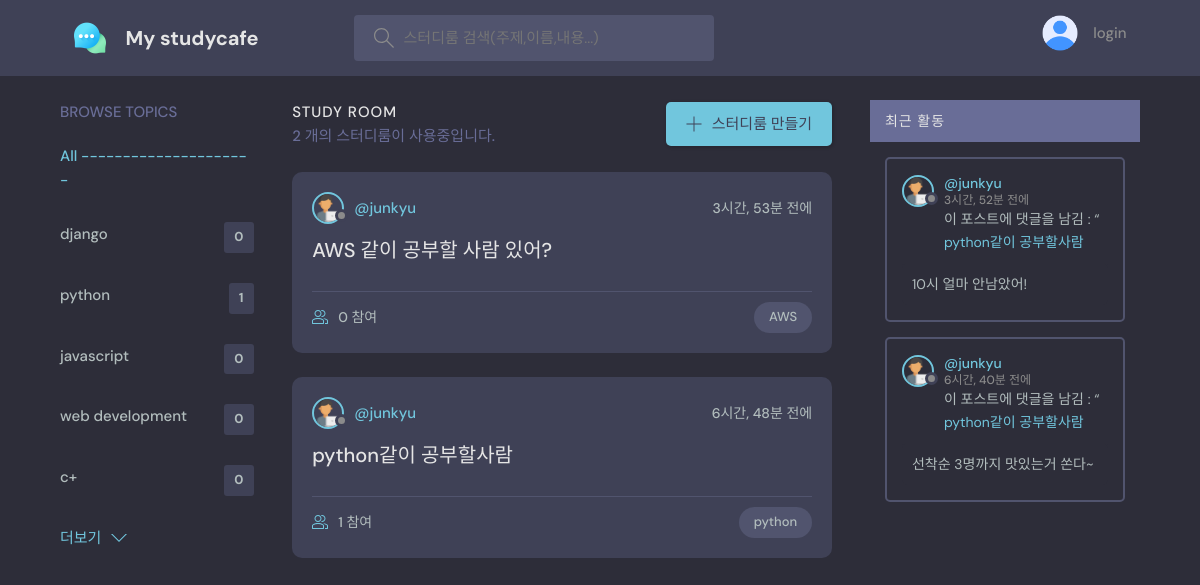
Before: / with the older database file.
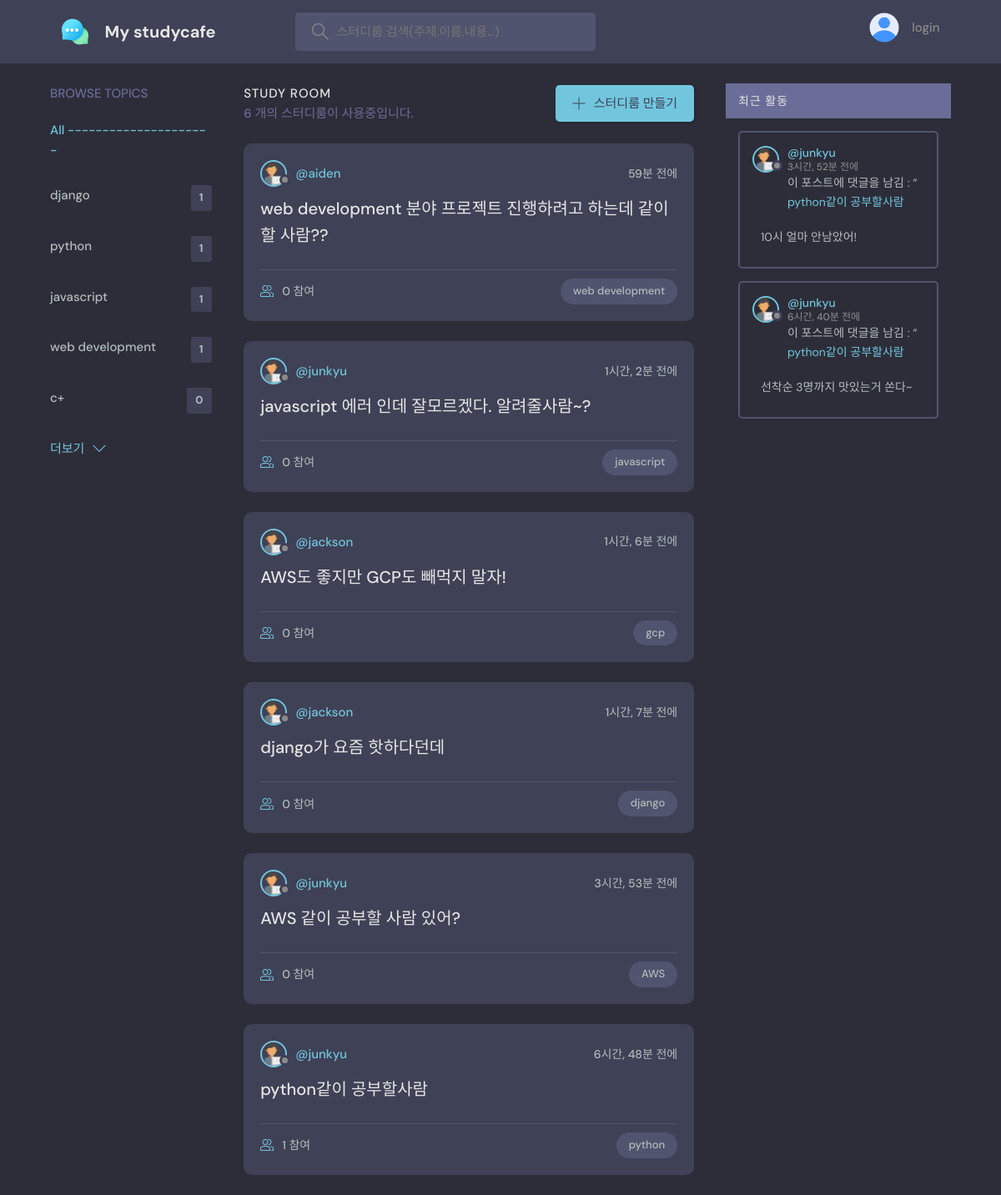
After: the same page with the newer database file.
### discord/models.py (models this page shows, shortened)
class Topic(models.Model):
    name = models.CharField(max_length=200)

class Room(models.Model):
    host = models.ForeignKey(User, on_delete=models.SET_NULL, null=True)
    topic = models.ForeignKey(Topic, on_delete=models.SET_NULL, null=True)
    name = models.CharField(max_length=200)
    description = models.TextField(null=True, blank=True)
    participants = models.ManyToManyField(User, related_name='participants', blank=True)
    updated = models.DateTimeField(auto_now=True)
    created = models.DateTimeField(auto_now_add=True)
    class Meta:
        ordering = ['-created','-updated']
    def __str__(self):
        return self.name

class Message(models.Model):
    user = models.ForeignKey(User, on_delete=models.CASCADE)
    room = models.ForeignKey(Room, on_delete=models.CASCADE)
    body = models.TextField()
    updated = models.DateTimeField(auto_now=True)
    created = models.DateTimeField(auto_now_add=True)
    class Meta:
        ordering = ['-created','-updated']

### discord/views.py (the view)
# urls.py: path('', views.home, name = "home"),
def home(request):
    q = request.GET.get('q') if request.GET.get('q') != None else ''
    rooms = Room.objects.filter(
        Q(topic__name__icontains=q) |
        Q(name__icontains=q) |
        Q(description__icontains=q)
    )
    topics = Topic.objects.all()[:5]
    room_count = rooms.count()
    room_messages = Message.objects.filter(Q(room__topic__name__icontains=q))[:5]
    context = {'rooms':rooms, 'topics':topics, 'room_count':room_count, 'room_messages':room_messages}
    return render(request, 'base/home.html', context)

### discord/templates/base/home.html (shortened to what this page needs)
{% extends 'main.html' %}
{% block content %}
  <main class="layout layout--3">
    <div class="container">
      {% include 'base/topics_component.html' %}
      <div class="roomList">
        <div class="roomList__header">
            <div>
              <h2>Study Room</h2>
              <p>{{room_count}} 개의 스터디룸이 사용중입니다.</p>
            </div>
            <a class="btn btn--main" href="{% url 'create-room' %}">
              <svg version="1.1" xmlns="http://www.w3.org/2000/svg" width="32" height="32" viewBox="0 0 32 32">
                <title>add</title>
                <path
                  d="M16.943 0.943h-1.885v14.115h-14.115v1.885h14.115v14.115h1.885v-14.115h14.115v-1.885h-14.115v-14.115z"
                ></path>
              </svg>
               스터디룸 만들기
            </a>
        </div>
       {% include 'base/feed_component.html' %}
      </div>
      {% include 'base/activity_component.html' %}
    </div>
  </main>
  {% endblock content %}

### discord/templates/base/topics_component.html
<div class="topics">
  <div class="topics__header">
      <h2>Browse Topics</h2>
  </div>
  <ul class="topics__list">
      <li>
          <a href="{% url 'home' %}" class="active"> All ---------------------</a>
      </li>
      {% for topic in topics %}
      <li>
          <a href="{% url 'home' %}?q={{topic.name}}">{{topic.name}}<span>{{topic.room_set.all.count}}</span></a>
      </li>
      {% endfor %}
  </ul>
  <a class="btn btn--link" href="{% url 'topics' %}">
      더보기
      <svg version="1.1" xmlns="http://www.w3.org/2000/svg" width="32" height="32" viewBox="0 0 32 32">
          <title>chevron-down</title>
          <path d="M16 21l-13-13h-3l16 16 16-16h-3l-13 13z"></path>
      </svg>
  </a>
</div>

### discord/templates/base/feed_component.html (shortened to what this page needs)
  {% load static %}
  {% for room in rooms %}
    <div class="roomListRoom">
      <div class="roomListRoom__header">
        <a href="{% url 'user-profile' room.host.id %}" class="roomListRoom__author">
          <div class="avatar avatar--small">
            <img src="{% static 'images/programmer.png' %}" />
          </div>
          <span>@{{room.host.username}}</span>
        </a>
        <div class="roomListRoom__actions">
          <span>{{room.created|timesince}} 전에 </span>
        </div>
      </div>
      <div class="roomListRoom__content">
        <a href="{% url 'room' room.id %}">{{room.name}}</a>
      </div>
      <div class="roomListRoom__meta">
        <a href="{% url 'room' room.id %}" class="roomListRoom__joined">
          {{room.participants.all.count}} 참여
        </a>
        <p class="roomListRoom__topic">{{room.topic.name}}</p>
      </div>
    </div>
  {% endfor %}

### discord/templates/base/activity_component.html (shortened to what this page needs)
{% load static %}
<div>
<div class="activities__header">
    <h2>최근 활동</h2>
</div>
  {% for message in room_messages %}
  <div class="activities__box">
    <div class="activities__boxHeader roomListRoom__header">
      <a href="{% url 'user-profile' message.user.id %}" class="roomListRoom__author">
        <div class="avatar avatar--small">
          <img src="{% static 'images/programmer.png' %}" />
        </div>
        <p>
          @{{message.user}}
          <span>{{message.created|timesince}} 전에</span>
        </p>
      </a>
    </div>
    <div class="activities__boxContent">
      <p>이 포스트에 댓글을 남김 : “<a href="{% url 'room' message.room.id %}">{{message.room}}</a></p>
      <div class="activities__boxRoomContent">{{message.body}}</div>
    </div>
  </div>
{% endfor %}

Changed rows visible on the page:
computed for Topic "django": room_set.all.count "0" → "1"
computed for Topic "javascript": room_set.all.count "0" → "1"
computed for Topic "web development": room_set.all.count "0" → "1"
added Room: host.username "aiden", created "59분", name "web development 분야 프로젝트 진행하려고 하는데 같이 할 사람??", participants.all.count "0", topic.name "web development"
added Room: host.username "junkyu", created "1시간, 2분", name "javascript 에러 인데 잘모르겠다. 알려줄사람~?", participants.all.count "0", topic.name "javascript"
added Room: host.username "jackson", created "1시간, 6분", name "AWS도 좋지만 GCP도 빼먹지 말자!", participants.all.count "0", topic.name "gcp"
added Room: host.username "jackson", created "1시간, 7분", name "django가 요즘 핫하다던데", participants.all.count "0", topic.name "django"
Other visible differences:
{{ room_count }}: "2" → "6"
